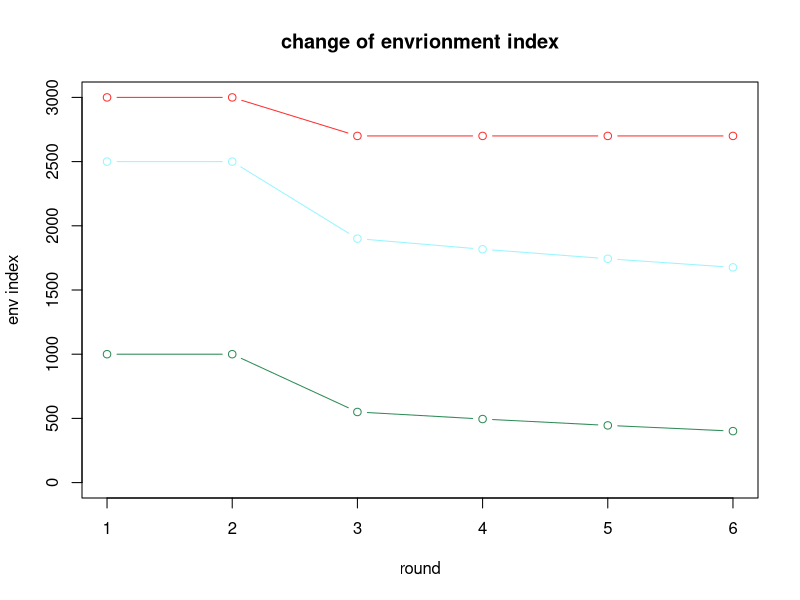
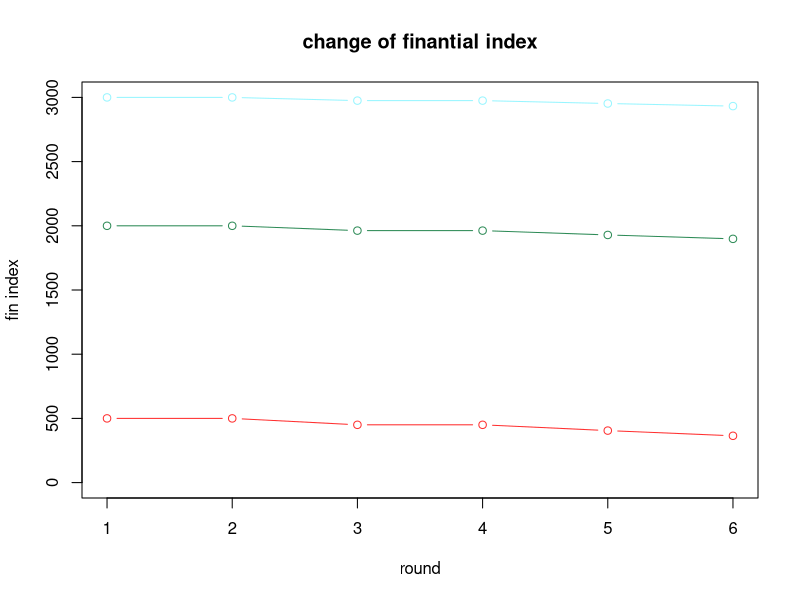
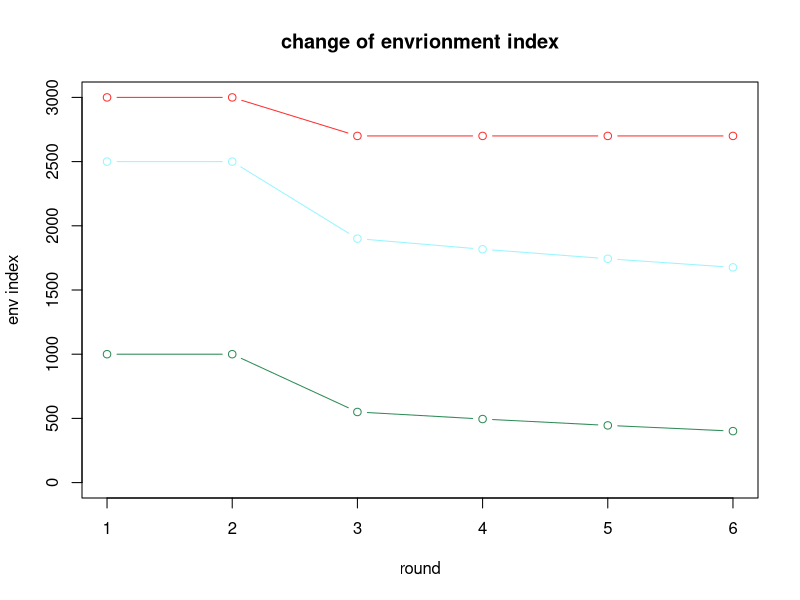
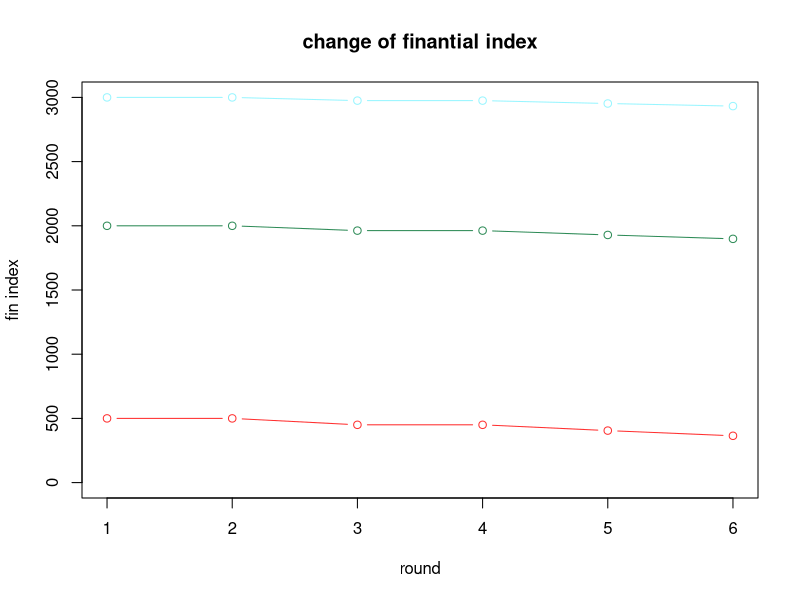
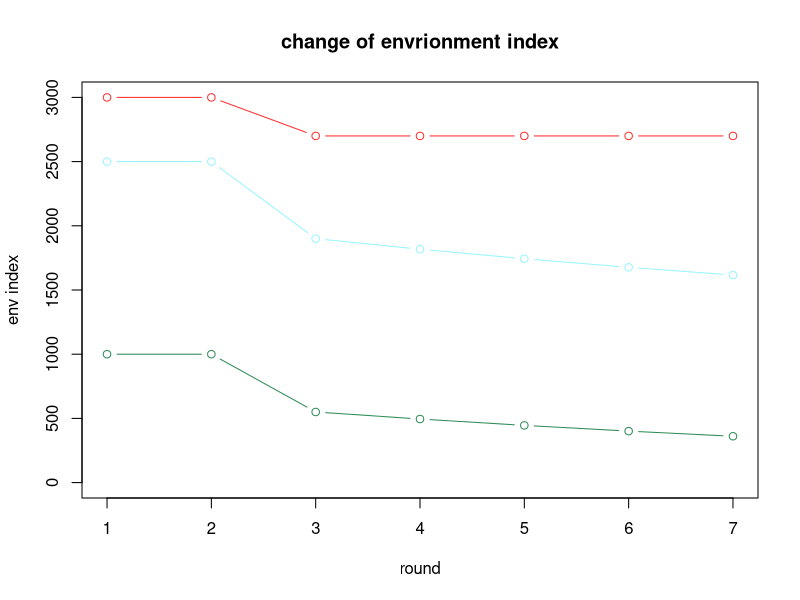
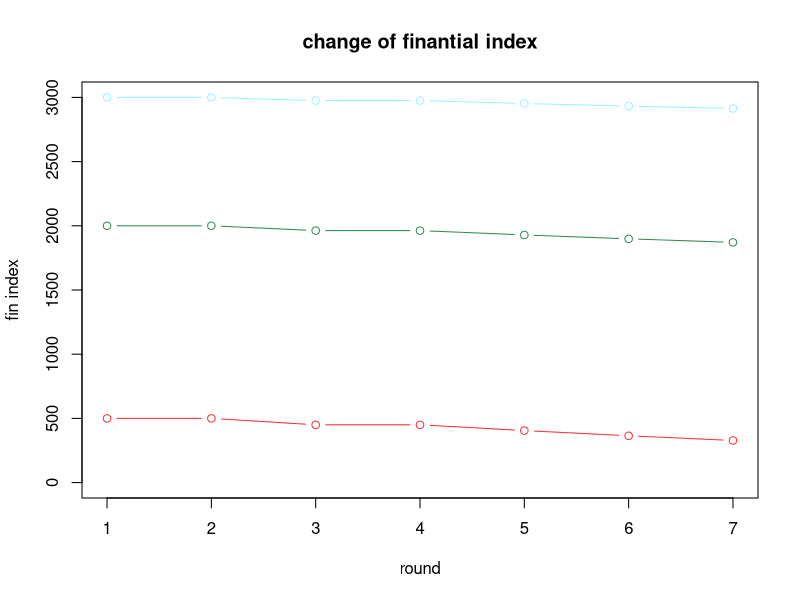
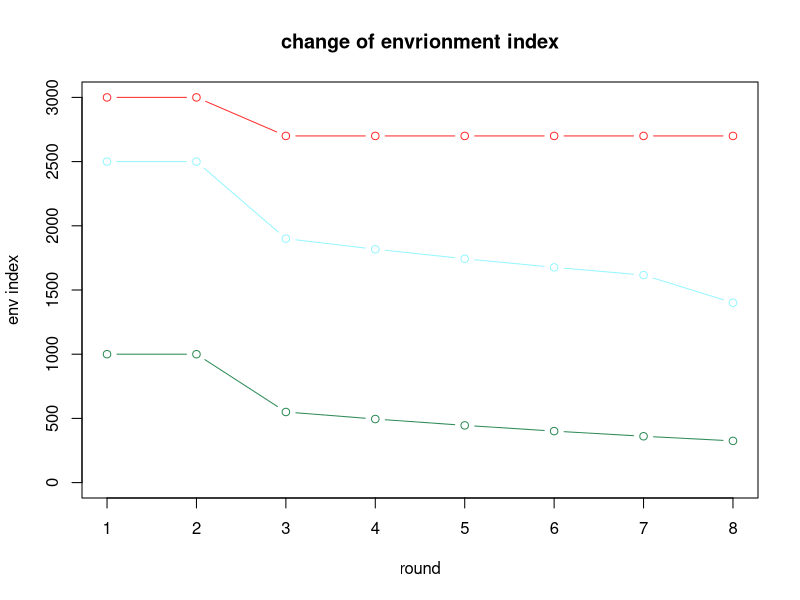
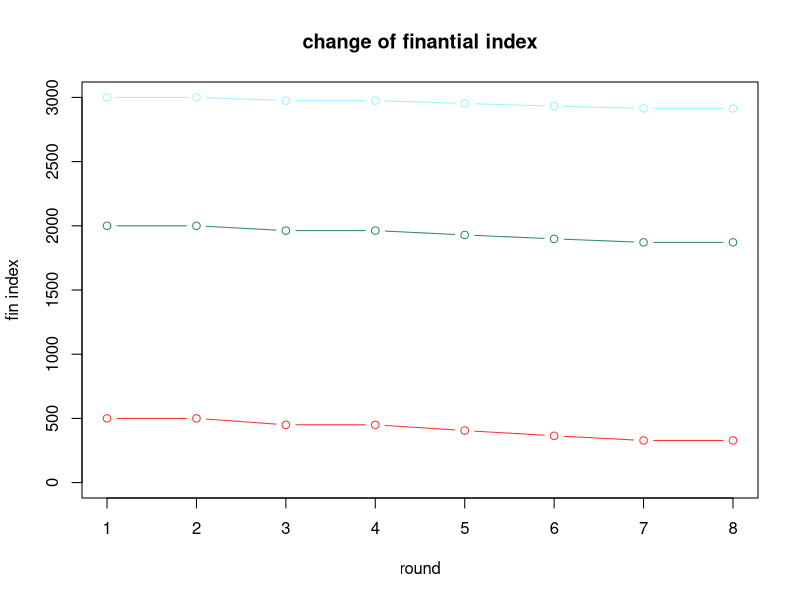

These figures' R source, in order:
## ---- chunk 1
pollutiontrans=matrix(data=c(1,1.5,2,0,1,1.5,0,0,1),nrow=3)
financialtrans=matrix(c(1,0.75,0.5,0.75,1,0.75,0.5,0.75,1),nrow=3)
S0=matrix(c(3000,500,1000,2000,2500,3000),nrow=2)
rownames(S0)=c("evironment resurces","financial resources")
colnames(S0)=c("A","B","C")
investing_pollution=matrix(c(300,0,0,0,100,0,0,0,30),nrow = 3)
colnames(investing_pollution)=c("A","B","C")
technology_up=c(0.1,0.4,0.8)
waste_down=0.2
market=t(c(400,800,1200))
techs=diag(1,nrow = 3)
colnames(techs)=c("A","B","C")
earning=market%*% sweep(techs,1,apply(techs, 1, sum),'/')
envraising=0.3
H=list(S0)
counter=matrix(0,nrow = 2,ncol = 3)
rownames(counter)=c("evironment disaster","financial crisis")
colnames(counter)=c("A","B","C")
## ---- chunk 2
trying=function(x){
  n=nrow(x)
  m=ncol(x)
  lucky=matrix(runif(n*m),nrow = n)
  return(ifelse(lucky-x>0,0,1))
}
disaster=function(states){
  penv=300/states[1,]
  pfin=150/states[2,]
  answer=-0.1*trying(rbind(penv,pfin))
  return(states*answer)
}
#return the profits and pollution
invest_industry=function(actor){
  profits=earning%*%actor
  pollutes=-colSums(investing_pollution%*%actor)
  return(rbind(pollutes,profits))
}
#return the cost of invest existed tech
invest_technology=function(actor){
  new_pollution=investing_pollution-waste_down*actor%*%investing_pollution
  investing_pollution<<-new_pollution
  return(t(matrix(c(0,0,0,-100,-100,-100),nrow = 3)))
}
#return the cost of invest new tech
invest_newtech=function(actor){
  target=actor%*%technology_up
  result=trying(target)
  newtechs=techs
  for (x in 1:ncol(actor)) {
    if(result[x,1]>0){
      if(identical(newtechs[,x],c(1,0,0))) newtechs[,x]=c(1,1,0)
      else if(identical(newtechs[,x],c(1,1,0))) newtechs[,x]=c(1,1,1)
      else if(identical(newtechs[,x],c(0,1,0))) newtechs[,x]=c(0,1,1)
      else if(identical(newtechs[,x],c(0,1,1))) newtechs[,x]=c(1,1,1)
      else if(identical(newtechs[,x],c(0,0,1))) newtechs[,x]=c(0,1,1)
    }
  }
  earning<<-market%*% sweep(newtechs,1,apply(newtechs, 1, sum),'/')
  techs<<-newtechs
  investing_pollution<<-investing_pollution%*%techs
  return(t(matrix(c(0,0,0,-150,-150,-150),nrow = 3)))
}
#return the cost and environment imporve
envimporve=function(actor,x) {
  profits=c(-150,-150,-150)%*%actor
  pollutes=envraising*x[1,]%*%actor
  return(rbind(pollutes,profits))
}

## ---- chunk 3
Actions=function(choosing){
  case=as.matrix(tail(H,1)[[1]])
  result=disaster(case)
  for (i in 1:3) {
    if(result[1,i]<0){
      print(paste(colnames(S0)[i]," faces a natural disaster."))
      counter[1,i]<<-counter[1,i]+1
    }
    if(result[2,i]<0){
      print(paste(colnames(S0)[i]," faces a finantical crisis."))
      counter[2,i]<<-counter[2,i]+1
    }
  }
  result=rbind(t(pollutiontrans%*%result[1,]),t(financialtrans%*%result[2,]))
  actions=array(data=0,dim = c(3,3,4))
  for (i in 1:3){
    actions[i,i,choosing[i]]=1
  }
  if(max(actions[,,1])>0){
    result=result+invest_industry(actions[,,1])
  }
  if(max(actions[,,2]>0)){
    result=result+invest_technology(actions[,,2])
  }
  if(max(actions[,,3]>0)){
    result=result+invest_newtech(actions[,,3])
  }
  if(max(actions[,,4]>0)){
    result=result+envimporve(actions[,,4],case)
  }
  now=case+result
  for (i in 1:3) {
    if(now[1,i]<0){
      print(paste(colnames(S0)[i]," faces a big climate problem that lead the failing of government and refugee for other countries"))
    }
    if(now[2,i]<0){
      print(paste(colnames(S0)[i]," faces a big financial problem that lead the failing of government and makes the market shrinks"))
    }
  }
    H<<-c(H,list(now))
  
}

midtermreport=function(){
  envresult=data.frame(t(sapply(H, function(x) return(x[1,]))))
  colnames(envresult)=c("a","b","c")
  finresult=data.frame(t(sapply(H, function(x) return(x[2,]))))
  colnames(finresult)= c("a","b","c")
  plot(envresult$a,type='b',col="firebrick1",xlab = "round",ylab = "env index",ylim = c(0,max(envresult)),main = "change of envrionment index")
  lines(envresult$b,type='b',col="seagreen")
  lines(envresult$c,type='b',col="cadetblue1")
  plot(finresult$a,l=,type='b',col="firebrick1",xlab = "round",ylab = "fin index",ylim=c(0,max(finresult)),main = "change of finantial index")
  lines(finresult$b,type='b',col="seagreen")
  lines(finresult$c,type='b',col="cadetblue1")
  print(tail(H,1)[[1]])
}

finalreport=function(){
  midtermreport()
  print("technology development:")
  print(techs)
  print("pollution")
  print(investing_pollution)
  print("disaster counting")
  print(counter)
}
## ---- chunk 4
Actions(c(0,0,0))
Actions(c(0,0,0))
Actions(c(0,0,0))
Actions(c(0,0,0))
Actions(c(0,0,0))
midtermreport()
## ---- chunk 5
finalreport()
## ---- chunk 6
Actions(c(0,0,0))
midtermreport()
## ---- chunk 7
Actions(c(0,0,0))
midtermreport()
## ---- chunk 8
Actions(c(0,0,0))
midtermreport()
## ---- chunk 9
Actions(c(0,0,0))
midtermreport()
## ---- chunk 10
Actions(c(0,0,0))
midtermreport()
## ---- chunk 11
Actions(c(0,0,0))
midtermreport()
## ---- chunk 12
finalreport()
## ---- chunk 13
finantial_supporting=function(from,to,money){
  n=length(from)
  current=tail(H,1)[[1]]
  for (i in 1:n) {
    if(current[2,from[i]]>money[i]){
    current[2,from[i]]=current[2,from[i]]-money[i]
    current[2,to[i]]=current[2,to[i]]+money[i]
  }}
  H<<-c(H,list(current))
}
## ---- chunk 14
Actions(c(3,2,1))
finantial_supporting(c(3,3),c(1,2),c(200,100))
midtermreport()
## ---- chunk 15
finalreport()
